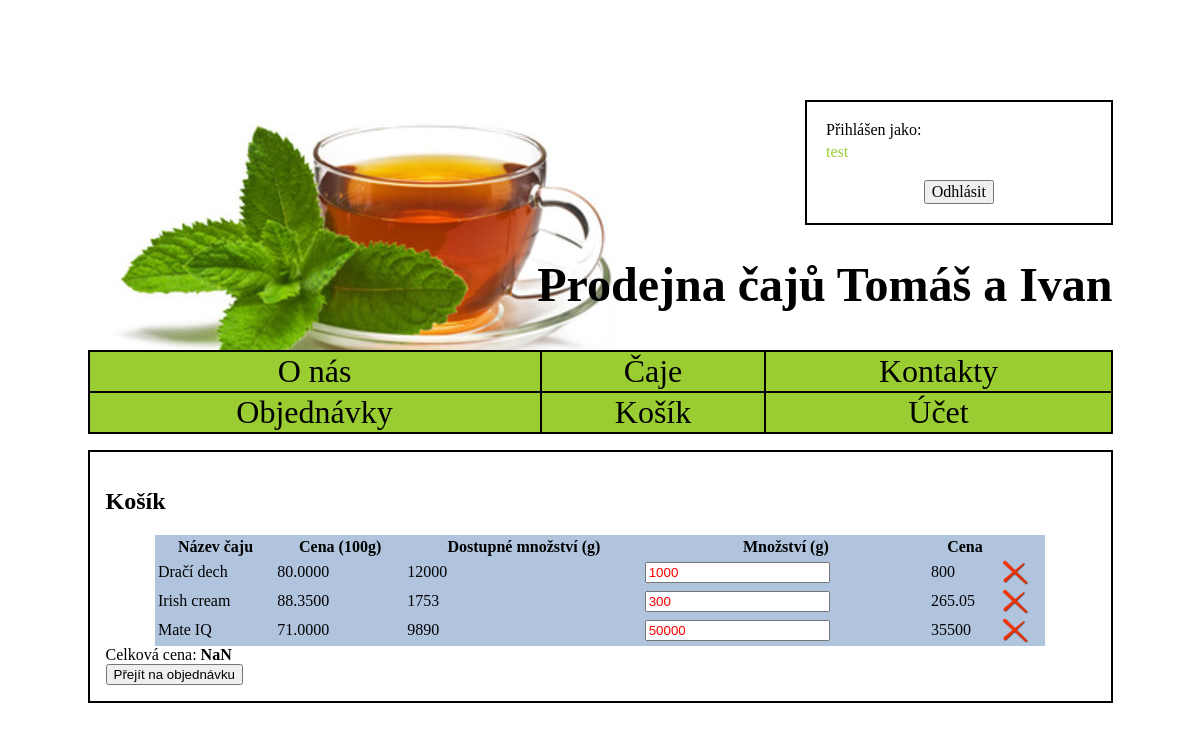
/cart.php (signed in), run on the app's committed database.
### tables this page shows
create table Uzivatel(
  pk INT NOT NULL AUTO_INCREMENT,
  meno VARCHAR(30) NOT NULL,
  heslo VARCHAR(30) NOT NULL,
  uuidPrihlasenia INT,
  odberatel_pk INT NOT NULL,
  PRIMARY KEY(pk)
);

create table PolozkaObjednavky(
  pk INT NOT NULL AUTO_INCREMENT,
  objednavka_pk INT NOT NULL,
   
  objednaneMnozstvo NUMERIC(8, 0) NOT NULL,
   
  cena NUMERIC(5, 2),
  varka_pk INT NOT NULL,
  PRIMARY KEY(pk)
);

create table Caj(
  pk INT NOT NULL AUTO_INCREMENT,
  nazov VARCHAR(50) NOT NULL,
  druh VARCHAR(50),
  krajinaPovodu VARCHAR(50),
  kvalita VARCHAR(5),
  chut VARCHAR(500),
  dobaLuhovania NUMERIC(2, 0),
  zdravotneUcinky VARCHAR(500),
  cajovaoblast_pk INT,
  dodavatel_pk INT NOT NULL,
  PRIMARY KEY(pk)
);

create table Varka(
  pk INT NOT NULL AUTO_INCREMENT,
   
  cena NUMERIC(5, 2) NOT NULL,
   
  dostupneMnozstvo NUMERIC(8, 0),
  datumExpiracie DATE NOT NULL,
   
  zlava NUMERIC(3, 2) NOT NULL,
  miestoNaSklade NUMERIC(2, 0),
  caj_pk INT NOT NULL,
  PRIMARY KEY(pk)
);

### loginDetection.php (called while the page is built, shortened)
<?php
    require_once 'db.php';
    $userLogedIn = isset($_COOKIE['logged']);
    if ($userLogedIn)
    {
        $userId = $_COOKIE['logged'];
        $result = $db->query('SELECT * FROM Uzivatel WHERE Uzivatel.pk=' . $userId);
        if ($result->num_rows == 1)
        {
            $user = $result->fetch_assoc();
            $username = $user['meno'];
        }
    }
?>

### mainInit.php (called while the page is built, shortened)
<?php
    require_once 'loginDetection.php';
?>

### cart.php (the view, shortened to what this page needs)
<!DOCTYPE HTML PUBLIC "-//W3C//DTD HTML 4.01 Transitional//EN">
<html>
<head>
<link rel="stylesheet" href="style.css" type="text/css" >
</head>
<body onload='onBodyLoad()'>
    <?php
        include_once('mainInit.php');
    ?>
    <div id="main">
        <div id="header">
            <?php include 'header.php' ?>
        </div>
        <?php include 'menu.php' ?>
        <div id="content">
            <h2>Košík</h2>
            <?php
            $selectQuery = 'select po.pk, c.nazov, po.objednaneMnozstvo as mnozstvo, v.cena * (1 - v.zlava) as cena, v.dostupneMnozstvo ';
            $selectQuery .= 'from (PolozkaObjednavky as po left join Varka as v on po.varka_pk = v.pk) left join Caj as c on v.caj_pk = c.pk ';
            $selectQuery .= 'where po.objednavka_pk = ZiskajKosik(' . $userId . ')';
            $result = $db->query($selectQuery);
            if ($result and $result->num_rows > 0)
            {
                echo '<table id="teaTable">';
                echo '<tr>';
                echo '<th>Název čaju</th>';
                echo '<th>Cena (100g)</th>';
                echo '<th>Dostupné množství (g)</th>';
                echo '<th>Množství (g)</th>';
                echo '<th>Cena</th>';
                echo '</tr>';
                while($row = $result->fetch_assoc()) {
                    echo '<tr id=row' . $row['pk'] . '>';
                    echo '<td>' . $row['nazov'] . '</td>';
                    echo '<td id=unitPrice' . $row['pk'] . '>' . $row['cena'] . '</td>';
                    echo '<td id="available' . $row['pk'] . '">' . $row['dostupneMnozstvo'] . '</td>';
                    echo '<td><input type=number id="amount' . $row['pk'] . '" value="' . $row['mnozstvo'] . '" oninput="amountChanged(' . $row['pk'] . ')"/></td>';
                    echo '<td id=price' . $row['pk'] . '>' . floatval($row['cena']) * floatval($row['mnozstvo']) / 100 . '</td>';
                    echo '<td onclick=\'removeFromCart(' . $row['pk'] . ')\'><img src="obrazky/remove.png" class="removeimg"></td>';
                    echo '</tr>';
                }
                echo '</table>';
                echo 'Celková cena: <b id=totalPrice>0</b><br/>';
                echo '<input type="button" value="Přejít na objednávku" onclick="goOrder()"/>';
            }
            else
            {
                echo 'Košík je prázdny.';
            }
            ?>
        </div>
    </div>
</body>
</html>

### header.php (shortened to what this page needs)
<div id="header">
    <?php
    require_once 'loginDetection.php';
    if ($userLogedIn) { ?>
    <table class="login">
        <form name="login" method="POST" action="logout.php">
            <tr>
                <td class="label">Přihlášen jako:</td>
            </tr>
            <tr>
                <td class="name"><?php echo $username ?></td>
            </tr>
            <tr>
                <td class="button"><input type="submit" name="login" value="Odhlásit" style="font-size:1em; font-family: fantasy" /></td>
        </form>
    </table>
    <?php } ?>
    <h1>Prodejna čajů Tomáš a Ivan</h1>
</div>

### style.css (style rules this page uses)
#main { width: 1025px; margin: auto; background-color: white; }
#header { margin-top: 100px; width: 100%; height: 250px; background-image: url('obrazky/caj.jpg'); background-repeat: no-repeat; }
#header table.login { margin-left: auto; margin-bottom: auto; border: 2px solid black; padding: 1em 1em 1em 1em; width: 30%; }
#header td.label { white-space: pre-wrap; font-family: fantasy; }
#header td.name { color: yellowgreen; white-space: pre-wrap; font-family: fantasy; }
#header td.button { padding-top: 1em; text-align: center; font-family: fantasy; font-size: 1em; }
#content { padding: 1em; border: 2px solid black; }
h1 { text-align: right; font-size: 3em; font-family: fantasy; }
#teaTable { margin-left: auto; margin-right: auto; width: 90%; background-color: #b0c4de; }
.removeImg { width: 25px; height: 25px; }

### data on the page
uzivatel: meno "test"
polozkaobjednavky: caj.nazov "Dračí dech", cena "80.0000", varka_pk.dostupneMnozstvo "12000", objednaneMnozstvo "1000", mnozstvo "800"
polozkaobjednavky: caj.nazov "Irish cream", cena "88.3500", varka_pk.dostupneMnozstvo "1753", objednaneMnozstvo "300", mnozstvo "265.05"
polozkaobjednavky: caj.nazov "Mate IQ", cena "71.0000", varka_pk.dostupneMnozstvo "9890", objednaneMnozstvo "50000", mnozstvo "35500"
